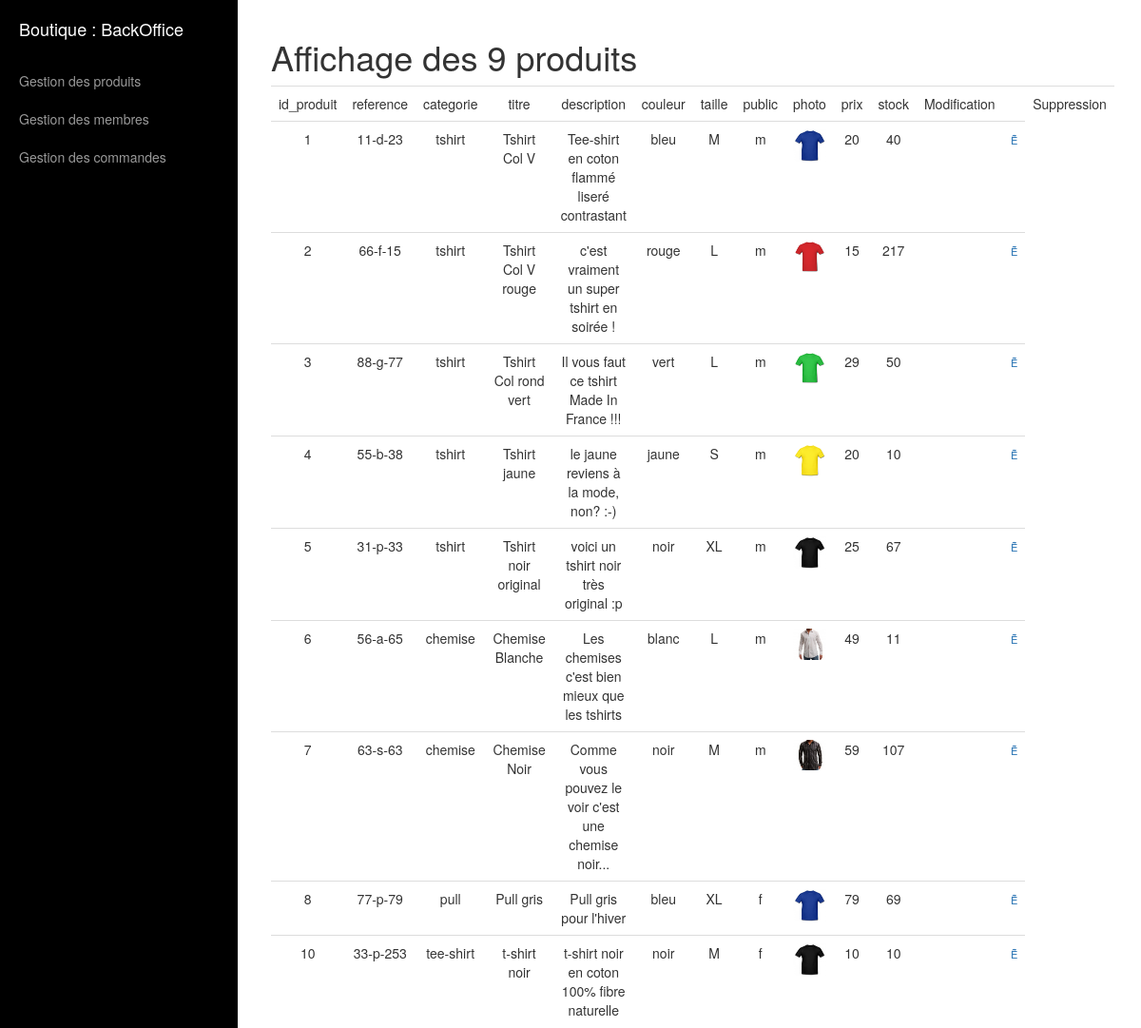
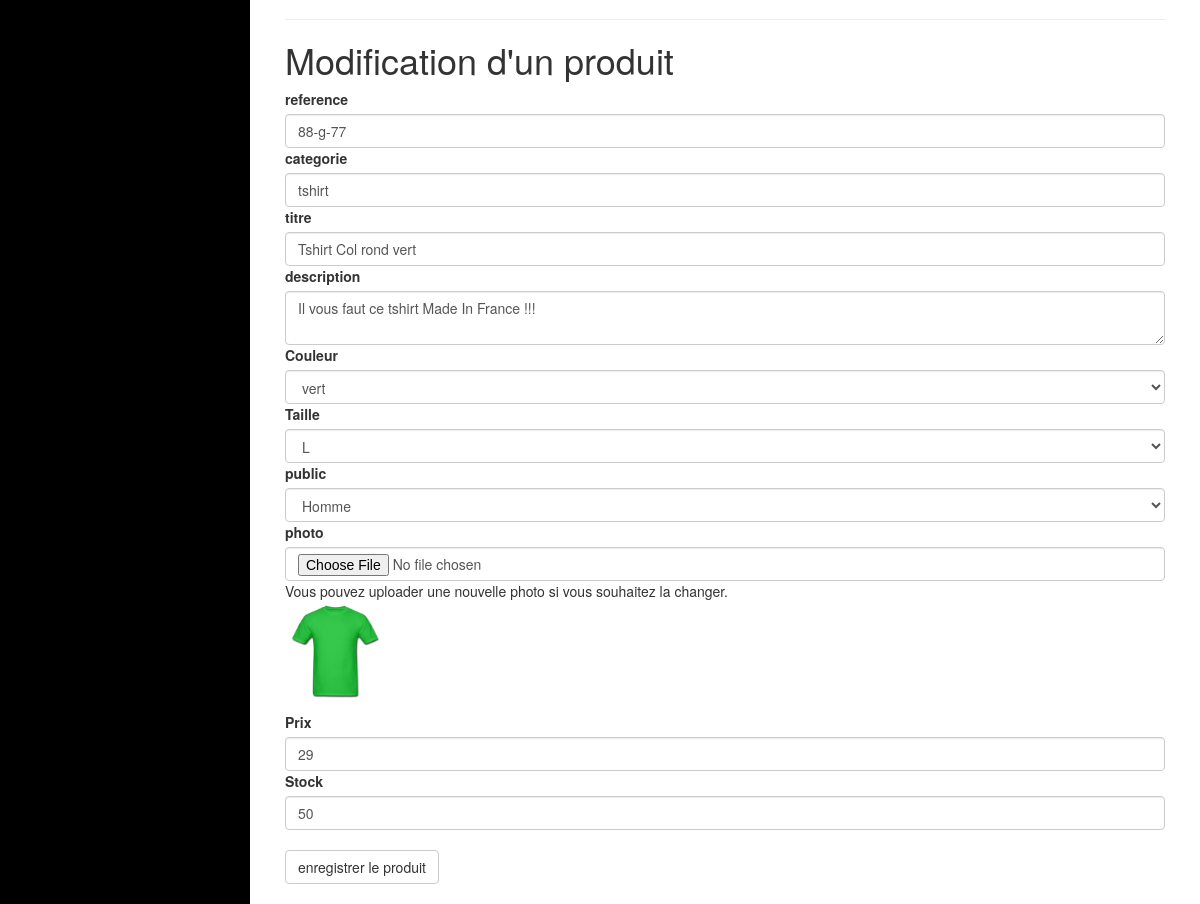
Screenshot of /site/admin/gestion_produits.php?action=modification&id_produit=3 (signed in) with the database file from the repository (2 pictures, top to bottom).
### tables this page shows
CREATE TABLE `produit` (
  `id_produit` int(3) NOT NULL,
  `reference` varchar(20) NOT NULL,
  `categorie` varchar(20) NOT NULL,
  `titre` varchar(100) NOT NULL,
  `description` text NOT NULL,
  `couleur` varchar(20) NOT NULL,
  `taille` varchar(5) NOT NULL,
  `public` enum('m','f','mixte') NOT NULL,
  `photo` varchar(250) NOT NULL,
  `prix` int(3) NOT NULL,
  `stock` int(3) NOT NULL
);

### site/inc/init.php (called while the page is built, shortened)
<?php
$content = '';
?>

### site/admin/gestion_produits.php (the view, shortened to what this page needs)
<?php require_once('../inc/init.php');?>
<?php
	$r =$pdo->query('SELECT * FROM produit');
		$content .= "<h1> Affichage des " . $r->rowCount() . " produits</h1>";
		$content .= "<table class=\"table\"><tr>";
		for($i= 0; $i < $r->columnCount(); $i++)
		{
			$colonne = $r->getColumnMeta($i);
			$content .= "<td>$colonne[name]</td>";
		}
			$content .= "<td>Modification<td>";
			$content .= "<td>Suppression</td>";
			$content .= "</tr>";
		while($ligne = $r->fetch(PDO::FETCH_ASSOC))
		{
			$content .= "<tr>";
			foreach($ligne as $indice => $valeur)
			{
				if($indice == 'photo') $content .= "<td> <img src=\"$valeur\" width=\"70\" class=\"img-responsive\"></td>";
				else $content .= "<td>$valeur</td>";
			}
			$content .= "<td><a href=\"?action=modification&id_produit=$ligne[id_produit]\"><span class=\"glyphicon-edit\"></span></a></td>";
			$content .= "<td><a href=\"?action=suppression&id_produit=$ligne[id_produit]\" onClick=\"return(confirm('En êtes vous certain ?'));\"><span class=\"glyphicon-trash\"></span></a></td>";
			$content .= "</tr>";
		}
		$content .= "</table>";
		$content .= "<hr>";
	if(isset($_GET['action']) && $_GET['action'] == 'modification')
	{
		$r = $pdo->query("SELECT * FROM produit WHERE id_produit='$_GET[id_produit]'");
		$produit_actuel = $r->fetch(PDO::FETCH_ASSOC);
	}
	$reference = (isset($produit_actuel['reference'])) ? $produit_actuel['reference'] : '';
	$categorie = (isset($produit_actuel['categorie'])) ? $produit_actuel['categorie'] : '';
	$titre = (isset($produit_actuel['titre'])) ? $produit_actuel['titre'] : '';
	$description = (isset($produit_actuel['description'])) ? $produit_actuel['description'] : '';
	$couleur = (isset($produit_actuel['couleur'])) ? $produit_actuel['couleur'] : '';
	$taille = (isset($produit_actuel['taille'])) ? $produit_actuel['taille'] : '';
	$public = (isset($produit_actuel['public'])) ? $produit_actuel['public'] : '';
	$photo = (isset($produit_actuel['photo'])) ? $produit_actuel['photo'] : '';
	$prix = (isset($produit_actuel['prix'])) ? $produit_actuel['prix'] : '';
	$stock = (isset($produit_actuel['stock'])) ? $produit_actuel['stock'] : '';
?>
<?php require_once('inc/haut.php');?>
<?= $content ?>
<h1><?php if(isset($_GET['action']) && $_GET['action'] == 'modification') echo 'Modification'; else echo 'Ajout'; ?> d'un produit</h1>
<form method="post" action ="" enctype="multipart/form-data">
    <label for="reference">reference</label>
	<input type="text" name="reference" placeholder="reference" id="reference" class="form-control" value="<?=$reference?>">
	<label for="categorie">categorie</label>
	<input type="text" name="categorie" placeholder="categorie" id="categorie" class="form-control" value="<?=$categorie?>">
	<label for="titre">titre</label>
	<input type="text" name="titre" placeholder="titre" id="titre" class="form-control" value="<?=$titre?>">
	<label for="description">description</label>
	<textarea name="description" placeholder="description" id="description" class="form-control"><?=$description?></textarea>
	<label for="couleur">Couleur</label>
	<select name="couleur" id="couleur" class="form-control">
		<option value="vert"  <?php if(isset($couleur) && $couleur == 'vert') echo 'selected';?>>vert</option>
	</select>
	<label for="taille">Taille</label>
	<select name="taille" id="taille" class="form-control">
		<option value="L" <?php if(isset($taille) && $taille == 'L') echo 'selected';?>>L</option>
	</select>
	<label for="public">public</label>
	<select name="public" id="public" class="form-control">
		<option value="m" <?php if(isset($public) && $public == 'm') echo 'selected';?>>Homme</option>
	</select>
	<label for="photo">photo</label>
	<input type="file" name="photo" id="photo" class="form-control">
	<?php if(!empty($photo)) : ?>
	<p> Vous pouvez uploader une nouvelle photo si vous souhaitez la changer. <br>
	<img src="<?= $photo ?>" width="100"></p>
	<?php endif; ?>
	<label for="prix">Prix</label>
	<input type="text" name="prix" placeholder="prix" id="prix" class="form-control" value="<?=$prix?>">
	<label for="stock">Stock</label>
	<input type="text" name="stock" placeholder="stock" id="stock" class="form-control" value="<?=$stock?>">
	<br><input type="submit" value="enregistrer le produit" class="btn btn-default">
</form>
<?php require_once('inc/bas.php');?>

### site/admin/inc/css/style.css (style rules this page uses)
.table td { text-align: center; }

### site/admin/inc/css/simple-sidebar.css (style rules this page uses)
body { overflow-x: hidden; }

### rows the page displays
produit: id_produit "1", reference "11-d-23", categorie "tshirt", titre "Tshirt Col V", description "Tee-shirt en coton flammé liseré contrastant", couleur "bleu", taille "M", public "m", photo (picture), prix "20", stock "40"
produit: id_produit "2", reference "66-f-15", categorie "tshirt", titre "Tshirt Col V rouge", description "c'est vraiment un super tshirt en soirée !", couleur "rouge", taille "L", public "m", photo (picture), prix "15", stock "217"
produit: id_produit "3", reference "88-g-77", categorie "tshirt", titre "Tshirt Col rond vert", description "Il vous faut ce tshirt Made In France !!!", couleur "vert", taille "L", public "m", photo (picture), prix "29", stock "50", public "Homme"
produit: id_produit "4", reference "55-b-38", categorie "tshirt", titre "Tshirt jaune", description "le jaune reviens à la mode, non? :-)", couleur "jaune", taille "S", public "m", photo (picture), prix "20", stock "10"
produit: id_produit "5", reference "31-p-33", categorie "tshirt", titre "Tshirt noir original", description "voici un tshirt noir très original :p", couleur "noir", taille "XL", public "m", photo (picture), prix "25", stock "67"
produit: id_produit "6", reference "56-a-65", categorie "chemise", titre "Chemise Blanche", description "Les chemises c'est bien mieux que les tshirts", couleur "blanc", taille "L", public "m", photo (picture), prix "49", stock "11"
produit: id_produit "7", reference "63-s-63", categorie "chemise", titre "Chemise Noir", description "Comme vous pouvez le voir c'est une chemise noir...", couleur "noir", taille "M", public "m", photo (picture), prix "59", stock "107"
produit: id_produit "8", reference "77-p-79", categorie "pull", titre "Pull gris", description "Pull gris pour l'hiver", couleur "bleu", taille "XL", public "f", photo (picture), prix "79", stock "69"
produit: id_produit "10", reference "33-p-253", categorie "tee-shirt", titre "t-shirt noir", description "t-shirt noir en coton 100% fibre naturelle", couleur "noir", taille "M", public "f", photo (picture), prix "10", stock "10"

### other values shown
$r->rowCount() "9"
$colonne[name] "id_produit"
$colonne[name] "reference"
$colonne[name] "categorie"
$colonne[name] "titre"
$colonne[name] "description"
$colonne[name] "couleur"
$colonne[name] "taille"
$colonne[name] "public"
$colonne[name] "photo"
$colonne[name] "prix"
$colonne[name] "stock"
